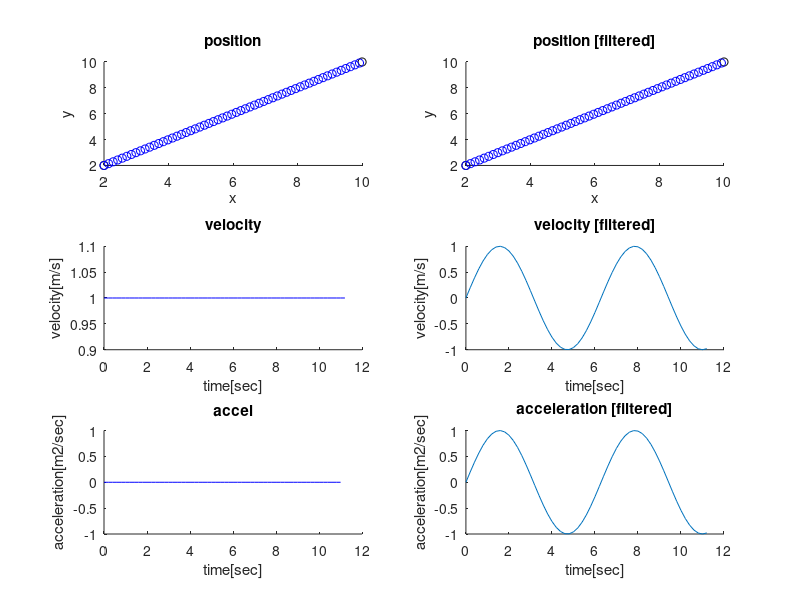

Recreate this plot in MATLAB.
function linear_exponential

clear all; close all;

tau = 0.2;

s=tf('s');
G=1/(tau*s+1);

Vfc=1;
Ps=[2 2];
Pe=[10 10];
[xs,ys] = deal(Ps(1),Ps(2));
[xe,ye] = deal(Pe(1),Pe(2));
thetaL = atan((ye-ys)/(xe-xs));
Ld=sqrt((xe-xs)^2+(ye-ys)^2);
tauE=Ld/Vfc;
t=0:0.2:tauE;
gtau=Vfc*t;
I=ones(1,size(t,2));

xi=gtau*cos(thetaL)+xs;
yi=gtau*sin(thetaL)+ys;

vx=@(t) Vfc*cos(thetaL)*I;
vy=@(t) Vfc*sin(thetaL)*I;

    function v = velocity(t)
        v = sqrt(vx(t).^2+vy(t).^2);
    end


subplot(3,2,1);
hold on;
plot(xs,ys,'ko');
plot(xe,ye,'ko');
plot(xi,yi,'bo');
xlabel('x');
ylabel('y');
title('position');

subplot(3,2,3);
hold on;
plot(t,velocity(t),'b-');
xlabel('time[sec]');
ylabel('velocity[m/s]');
title('velocity');

subplot(3,2,5);
hold on;
accel=diff(velocity(t))./diff(t)
plot(t(1:end-1),accel,'b-');
xlabel('time[sec]');
ylabel('acceleration[m2/sec]');
title('accel');

subplot(3,2,2);
hold on;
plot(xs,ys,'ko');
plot(xe,ye,'ko');
plot(xi,yi,'bo');
xlabel('x');
ylabel('y');
title('position [filtered]');

subplot(3,2,4);
hold on;
plot(t,sin(t));
xlabel('time[sec]');
ylabel('velocity[m/s]');
title('velocity [filtered]');

subplot(3,2,6);
hold on;
plot(t,sin(t));
xlabel('time[sec]');
ylabel('acceleration[m2/sec]');
title('acceleration [filtered]');

set(gcf, 'name', 'Linear Interpolation & Exponential acceleration');
set(gcf, 'Position', [100, 100, 1000, 700]);


end